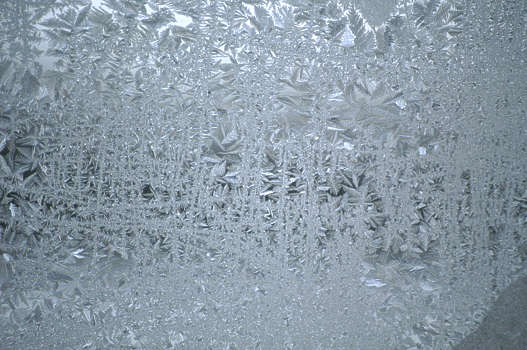
#> input picture evaluator/watermarking/algorithms/vine/vine/src/training_src/imagenet_c/imagenet_c/frost/frost4.jpg, 527 x 350 px
$ python -i helpers.py   (imports and definitions only)
#> lines starting #> are read from the running program, lines starting #| are printed output that depends on the picture
#> further down, picture is the input picture: PIL image 527x350 RGB; mean R, G, B 137.6, 152.8, 165.2
from __future__ import annotations

import io
from pathlib import Path
from typing import Literal

import numpy as np
from PIL import Image, ImageEnhance, ImageFilter, ImageOps

try:
    import cv2
except Exception:  # pragma: no cover - optional dependency
    cv2 = None


ImageFormat = Literal["jpeg", "webp", "png"]


def load_rgb(path: Path) -> Image.Image:
    with Image.open(path) as image:
        return image.convert("RGB")


def save_png(image: Image.Image, path: Path) -> None:
    path.parent.mkdir(parents=True, exist_ok=True)
    image.convert("RGB").save(path, format="PNG")


def to_uint8(image: Image.Image) -> np.ndarray:
    return np.asarray(image.convert("RGB"), dtype=np.uint8)


def from_uint8(array: np.ndarray) -> Image.Image:
    return Image.fromarray(np.clip(array, 0, 255).astype(np.uint8), mode="RGB")


# [40 lines left out: functions resize_max_side, encode_decode, not called in this run]


def unsharp(image: Image.Image, radius: float = 1.2, amount: float = 0.7, threshold: int = 2) -> Image.Image:
    percent = int(max(0.0, amount) * 100)
    return image.filter(ImageFilter.UnsharpMask(radius=radius, percent=percent, threshold=threshold))


# [84 lines left out: functions gamma_correct, gray_world_white_balance, temperature_tint, auto_enhance, denoise, edge_preserve_smooth and 1 more, not called in this run]


def clahe(image: Image.Image, clip_limit: float = 2.0, tile_grid_size: int = 8) -> Image.Image:
#> called with clip_limit = 2, tile_grid_size = 8
    if cv2 is None:
        return ImageOps.autocontrast(image.convert("RGB"), cutoff=1)
    array = to_uint8(image)
    lab = cv2.cvtColor(array, cv2.COLOR_RGB2LAB)
#> lab: shape (350, 527, 3); mean of channels 0, 1, 2 158.6, 125.3, 119.7
    l_channel, a_channel, b_channel = cv2.split(lab)
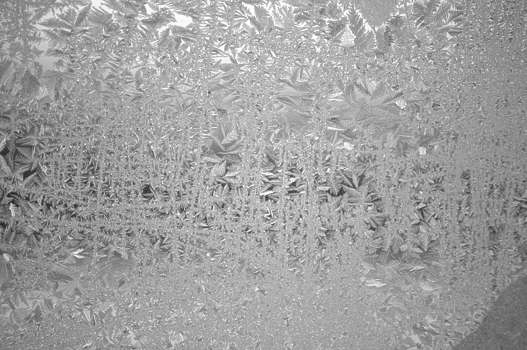
#> l_channel: shape (350, 527); min 20, max 254, mean 158.6
    op = cv2.createCLAHE(clipLimit=float(clip_limit), tileGridSize=(int(tile_grid_size), int(tile_grid_size)))
    l_channel = op.apply(l_channel)
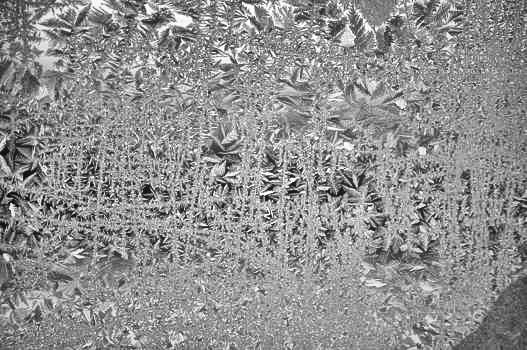
#> l_channel: shape (350, 527); min 7, max 255, mean 143.4
    merged = cv2.merge((l_channel, a_channel, b_channel))
#> merged: shape (350, 527, 3); mean of channels 0, 1, 2 143.4, 125.3, 119.7
    return from_uint8(cv2.cvtColor(merged, cv2.COLOR_LAB2RGB))
#> in from_uint8, `return Image.fromarray(np.clip(array, 0, 255).astype(np.uint8), mode="..`:
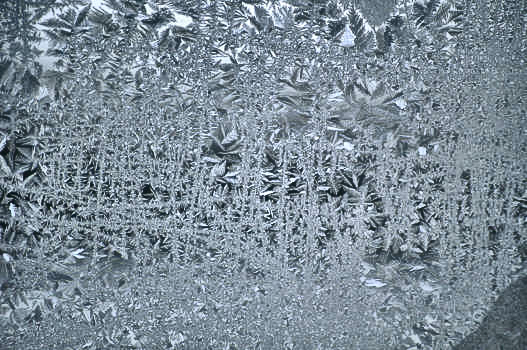
#> returned value: PIL image 527x350 RGB; mean R, G, B 123.1, 138.2, 150.3


# [49 lines left out: functions color_space_quantize, apply_filter_lut, restore_size, not called in this run]

>>> from PIL import Image
>>> picture = Image.open('../../watermarking/algorithms/vine/vine/src/training_src/imagenet_c/imagenet_c/frost/frost4.jpg')
>>> result = clahe(picture)

$ run again, on evaluator/watermarking/algorithms/vine/vine/src/training_src/imagenet_c/imagenet_c/frost/frost5.jpg
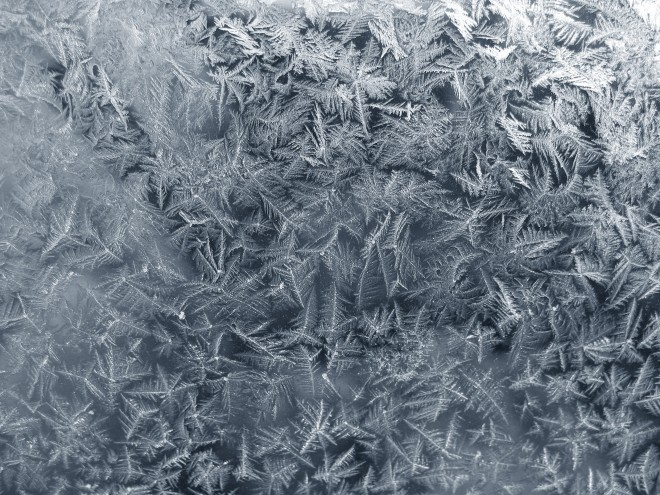
#> input picture evaluator/watermarking/algorithms/vine/vine/src/training_src/imagenet_c/imagenet_c/frost/frost5.jpg, 660 x 495 px
#> picture is the input picture: PIL image 660x495 RGB; mean R, G, B 112.4, 123.4, 134.8
#> lab: shape (495, 660, 3); mean of channels 0, 1, 2 129.4, 126.5, 120.3
#> in clahe, `l_channel = op.apply(l_channel)`:
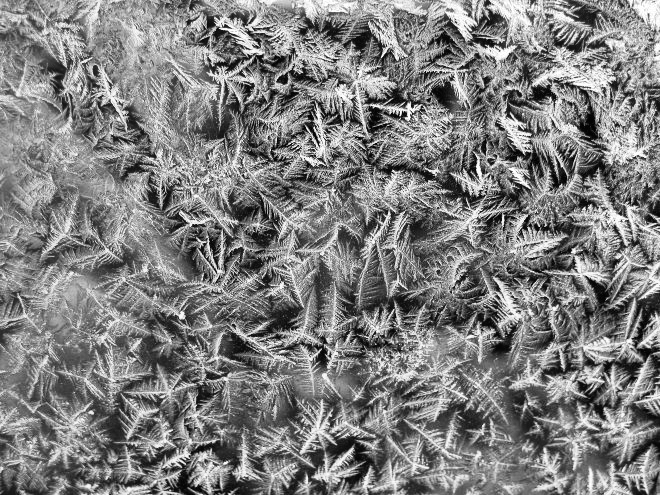
#> l_channel: shape (495, 660); min 1, max 255, mean 127.8
#> merged: shape (495, 660, 3); mean of channels 0, 1, 2 127.8, 126.5, 120.3

$ run again, on evaluator/watermarking/algorithms/vine/vine/src/training_src/imagenet_c/imagenet_c/frost/frost6.jpg
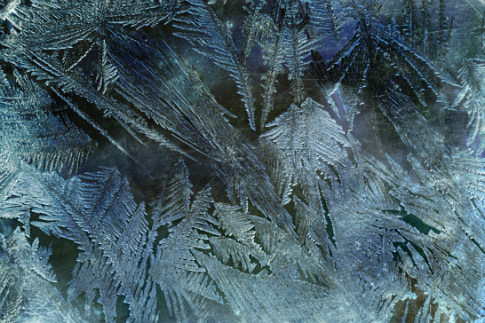
#> input picture evaluator/watermarking/algorithms/vine/vine/src/training_src/imagenet_c/imagenet_c/frost/frost6.jpg, 485 x 323 px
#> picture is the input picture: PIL image 485x323 RGB; mean R, G, B 71.4, 95.4, 104.5
#> lab: shape (323, 485, 3); mean of channels 0, 1, 2 97.8, 121.8, 120.1
#> in clahe, `l_channel = op.apply(l_channel)`:
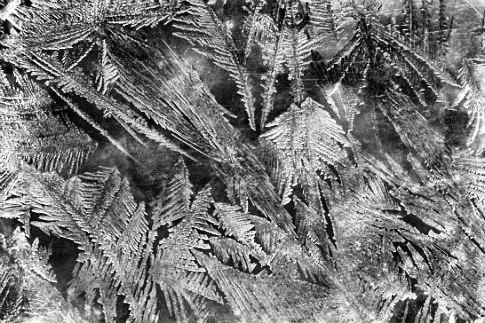
#> l_channel: shape (323, 485); min 0, max 255, mean 118.9
#> merged: shape (323, 485, 3); mean of channels 0, 1, 2 118.9, 121.8, 120.1
#> in from_uint8, `return Image.fromarray(np.clip(array, 0, 255).astype(np.uint8), mode="..`:
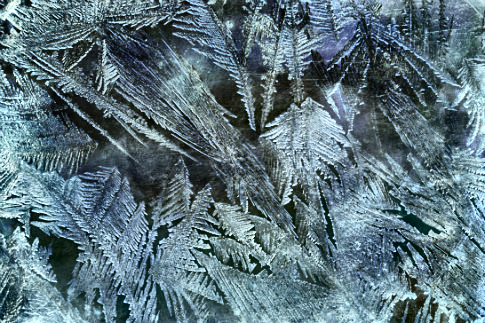
#> returned value: PIL image 485x323 RGB; mean R, G, B 92.7, 117, 126.4

$ run again, on evaluator/watermarking/algorithms/vine/vine/src/training_src/imagenet_c/imagenet_c/frost/frost1.png
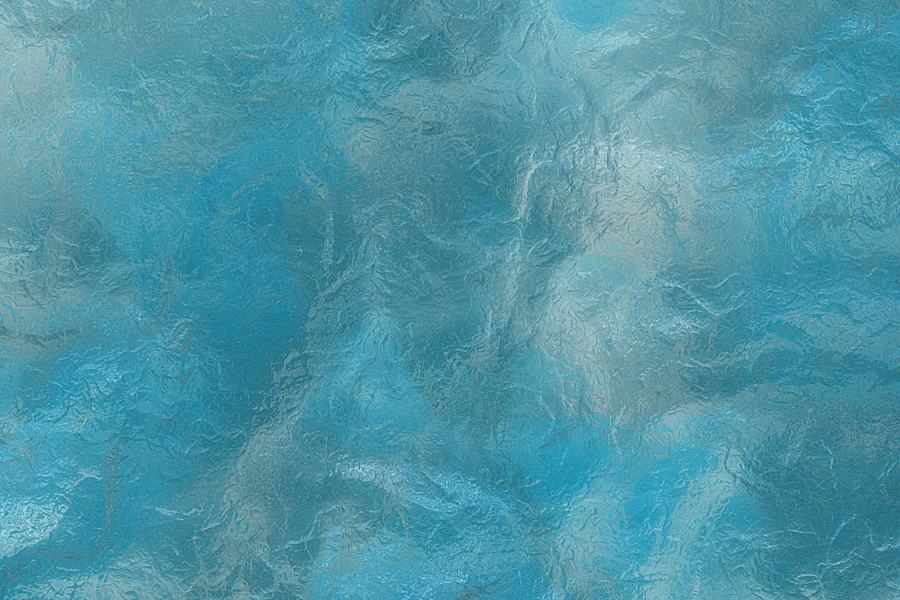
#> input picture evaluator/watermarking/algorithms/vine/vine/src/training_src/imagenet_c/imagenet_c/frost/frost1.png, 900 x 600 px
#> picture is the input picture: PIL image 900x600 RGBA; mean R, G, B, A 77.7, 149.1, 165.7, 255
#> lab: shape (600, 900, 3); mean of channels 0, 1, 2 148, 111, 112.5
#> in clahe, `l_channel = op.apply(l_channel)`:
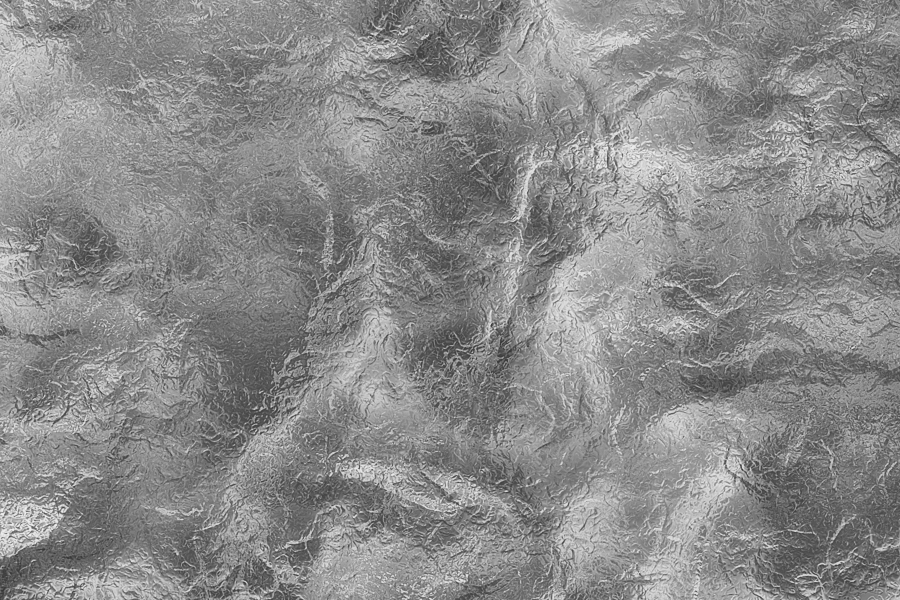
#> l_channel: shape (600, 900); min 54, max 240, mean 138.8
#> merged: shape (600, 900, 3); mean of channels 0, 1, 2 138.8, 111, 112.5
#> in from_uint8, `return Image.fromarray(np.clip(array, 0, 255).astype(np.uint8), mode="..`:
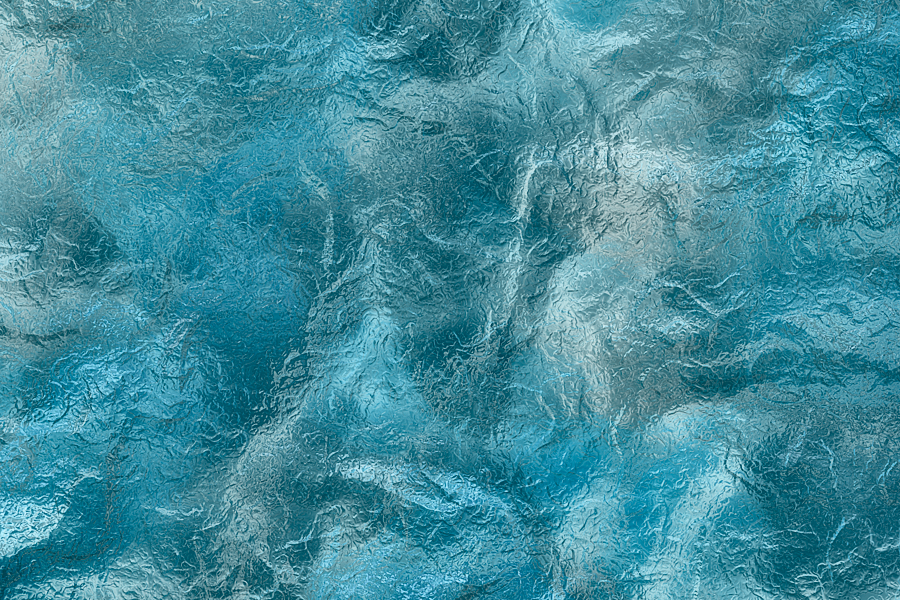
#> returned value: PIL image 900x600 RGB; mean R, G, B 65.6, 140.3, 156.6
